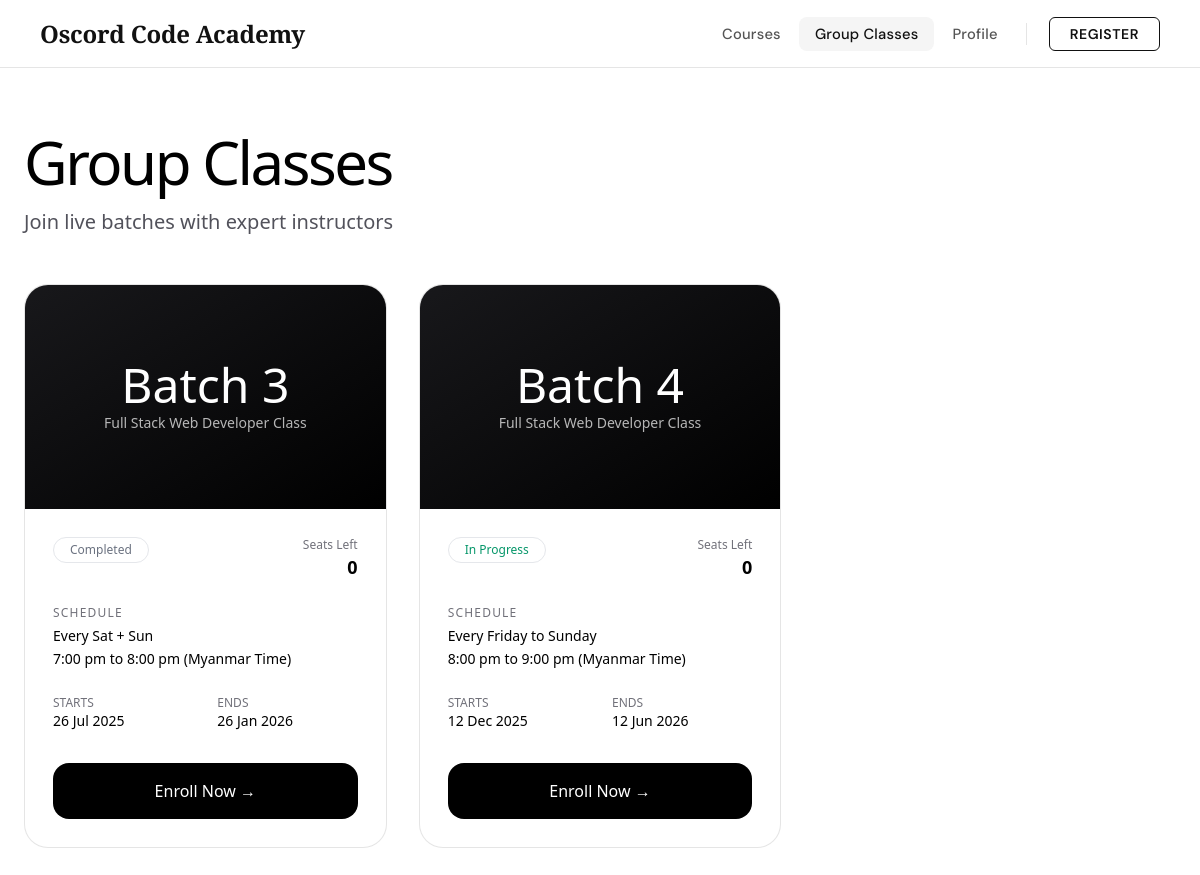
Screenshot of /batches.php with the database file from the repository.
### tables this page shows
CREATE TABLE `batch` (
  `id` int(11) NOT NULL,
  `batchNumber` int(11) NOT NULL,
  `courseID` int(11) NOT NULL,
  `startDate` date NOT NULL,
  `endDate` date NOT NULL,
  `schedule` varchar(500) NOT NULL,
  `status` varchar(100) NOT NULL,
  `seat` int(11) NOT NULL
);

CREATE TABLE `course` (
  `id` int(11) NOT NULL,
  `name` varchar(100) NOT NULL,
  `fee` double NOT NULL,
  `period` varchar(100) NOT NULL,
  `fbLink` varchar(500) NOT NULL,
  `description` longtext NOT NULL,
  `sort` int(11) NOT NULL,
  `photoID` int(11) DEFAULT NULL
);

### batches.php (the view, shortened to what this page needs)
<?php
include 'nav.php';
$isLoggedIn = isset($_SESSION['accountID']);
$batches = [];
$conn = $GLOBALS['conn'] ?? null;
if ($conn) {
    $query = "
        SELECT b.*, c.name AS course_name, c.fee
        FROM batch b
        JOIN course c ON b.courseID = c.id
        ORDER BY b.courseID ASC, b.batchNumber ASC
    ";
    $result = mysqli_query($conn, $query);
    while ($row = mysqli_fetch_assoc($result)) {
        $enrolled = false;
        $row['isEnrolled'] = $enrolled;
        $batches[] = $row;
    }
}
?>
<script src="https://cdn.tailwindcss.com"></script>
<div class="bg-white-50 min-h-screen">
    <div class="max-w-7xl mx-auto px-6 py-16">
        <div class="mb-12">
            <h1 class="text-5xl md:text-6xl font-light tracking-[-2.5px]">Group Classes</h1>
            <p class="mt-4 text-xl text-zinc-600">Join live batches with expert instructors</p>
        </div>
        <div class="grid grid-cols-1 md:grid-cols-2 lg:grid-cols-3 gap-8">
            <?php foreach ($batches as $batch): ?>
                <?php
                $isEnrolled = $batch['isEnrolled'];
                $buttonBg   = $isEnrolled ? "bg-emerald-600" : "bg-black hover:bg-zinc-800";
                $statusColor = $batch['status'] === 'In Progress' ? 'text-emerald-600' :
                              ($batch['status'] === 'Coming Soon' ? 'text-amber-600' : 'text-gray-500');
                ?>
                <div class="group bg-white border border-black/10 rounded-3xl overflow-hidden hover:border-black hover:shadow-2xl transition-all duration-300 flex flex-col h-full">
                    <div class="h-56 bg-gradient-to-br from-zinc-900 to-black relative flex items-center justify-center">
                        <div class="text-center text-white">
                            <div class="text-5xl font-light">Batch <?= $batch['batchNumber'] ?></div>
                            <div class="text-sm opacity-70 mt-1"><?= htmlspecialchars($batch['course_name']) ?></div>
                        </div>
                    </div>
                    <div class="p-7 flex-1 flex flex-col">
                        <div class="flex justify-between items-start mb-6">
                            <span class="px-4 py-1 text-xs font-medium rounded-2xl <?= $statusColor ?> border border-current/30">
                                <?= htmlspecialchars($batch['status']) ?>
                            </span>
                            <span class="text-xs text-right">
                                <span class="block text-zinc-500">Seats Left</span>
                                <span class="font-semibold text-lg"><?= $batch['seat'] ?></span>
                            </span>
                        </div>
                        <div class="mb-6">
                            <p class="text-xs tracking-widest text-zinc-500 mb-1">SCHEDULE</p>
                            <p class="text-sm leading-relaxed"><?= nl2br(htmlspecialchars($batch['schedule'])) ?></p>
                        </div>
                        <div class="grid grid-cols-2 gap-6 text-sm mb-8">
                            <div>
                                <p class="text-xs text-zinc-500">STARTS</p>
                                <p class="font-medium"><?= date('d M Y', strtotime($batch['startDate'])) ?></p>
                            </div>
                            <div>
                                <p class="text-xs text-zinc-500">ENDS</p>
                                <p class="font-medium"><?= date('d M Y', strtotime($batch['endDate'])) ?></p>
                            </div>
                        </div>
                        <?php if ($isEnrolled): ?>
                            <div class="mt-auto py-4 text-center text-emerald-600 font-medium bg-emerald-50 rounded-2xl">
                                ✓ Already Enrolled
                            </div>
                        <?php else: ?>
                            <button onclick="<?= $isLoggedIn ? "window.location.href='enrollGroupClass.php?batchID=".$batch['id']."'" : "showLoginModal()" ?>"
                                    class="mt-auto <?= $buttonBg ?> text-white text-center py-4 rounded-2xl font-medium transition-all hover:scale-[1.02]">
                                Enroll Now →
                            </button>
                        <?php endif; ?>
                    </div>
                </div>
            <?php endforeach; ?>
        </div>
    </div>
</div>
<?php include './footer.php'; ?>
</body>
</html>

### rows the page displays
batch: batchNumber "3", courseID.name "Full Stack Web Developer Class", status "Completed", seat "0", schedule "Every Sat + Sun 7:00 pm to 8:00 pm (Myanmar Time)", startDate "26 Jul 2025", endDate "26 Jan 2026"
batch: batchNumber "4", courseID.name "Full Stack Web Developer Class", status "In Progress", seat "0", schedule "Every Friday to Sunday 8:00 pm to 9:00 pm (Myanmar Time)", startDate "12 Dec 2025", endDate "12 Jun 2026"
